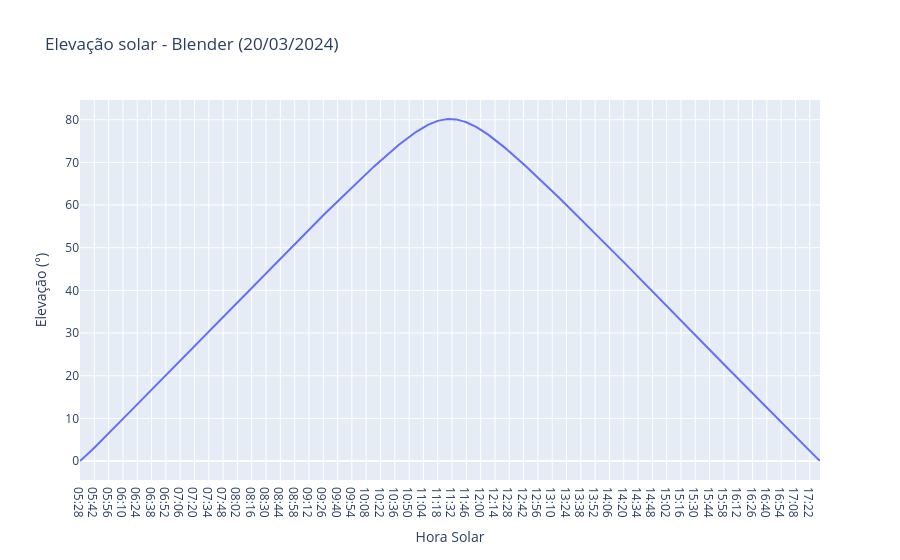
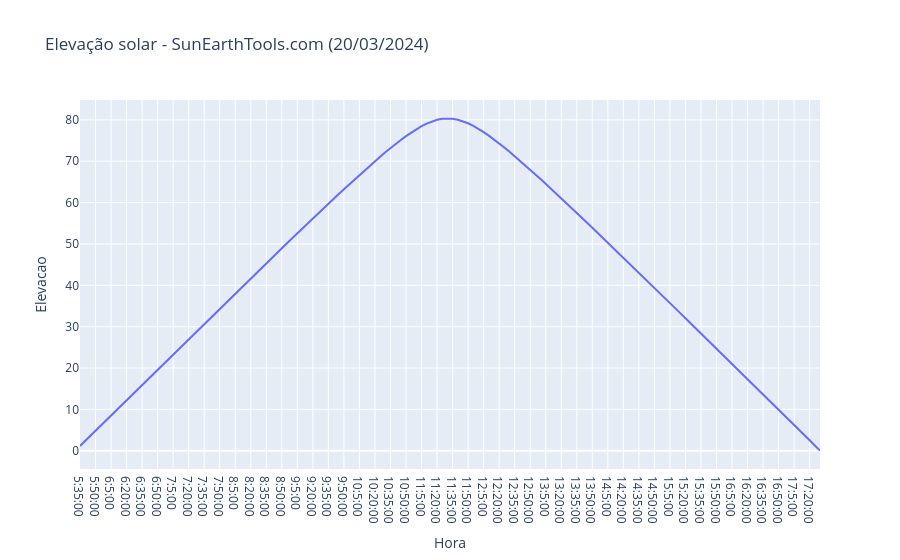
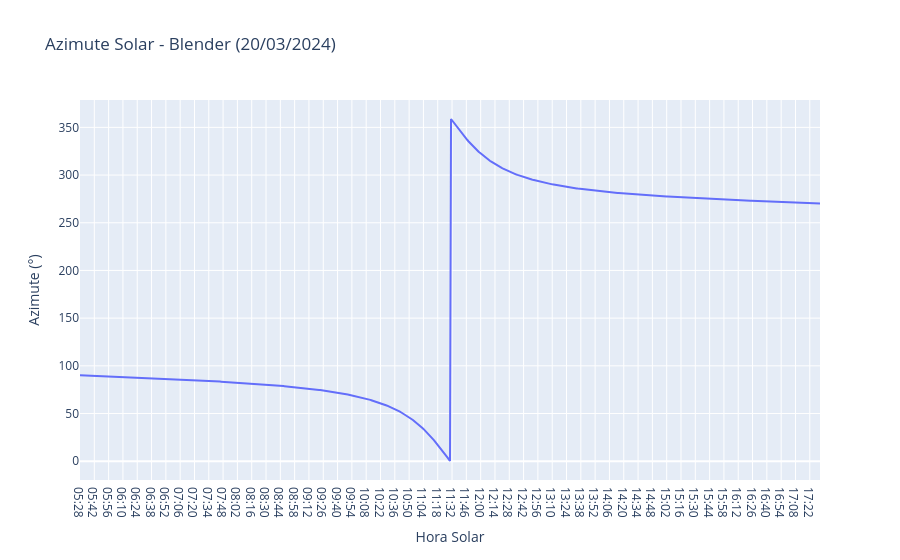
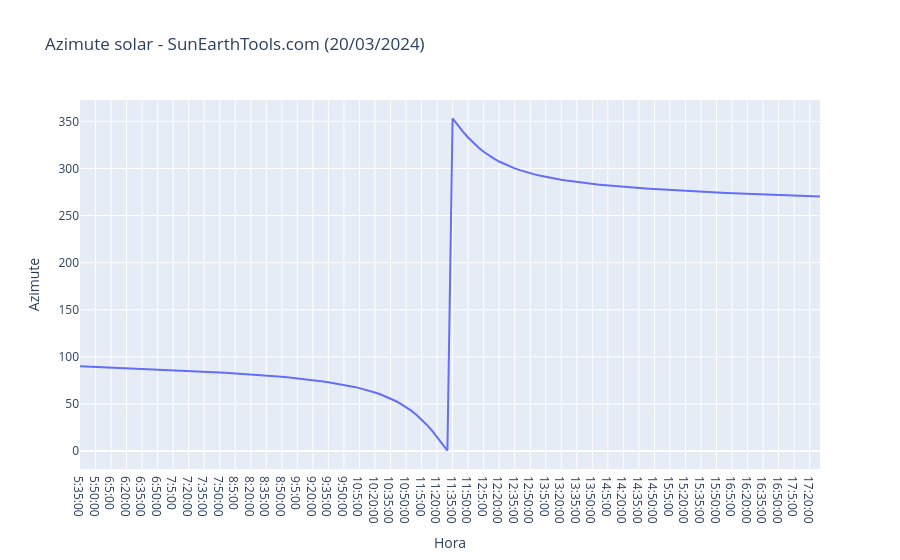

The code cell stored with these charts, in order, in its notebook:
### Code cell
#Plots de Elevação e Azimute (individuais)

#Elevação solar no blender
fig = px.line(df2, x ='Hora Solar', y = "Elevação (°)", title="Elevação solar - Blender (20/03/2024)")
fig.show()

#Verificando o comportamento da elevação solar no SunEarthTools.com
fig = px.line(df1, x ='Hora', y = "Elevacao", title="Elevação solar - SunEarthTools.com (20/03/2024)")
fig.show()

#Verificando o comportamento da elevação solar no Blender

fig = px.line(df2, x ='Hora Solar', y = "Azimute (°)", title="Azimute Solar - Blender (20/03/2024)")
fig.show()

#Verificando o comportamento da azimute solar no SunEarthTools.com

fig = px.line(df1, x ='Hora', y = "Azimute", title="Azimute solar - SunEarthTools.com (20/03/2024)")
fig.show()

### Figure 1 — Plotly figure (JSON) as saved in the notebook; plotly's stock layout.template omitted (floating-point values rounded to 4 significant figures; data arrays with more than 128 entries replaced by an {"elided": "..."} marker saying what was removed)
{"data": [{"hovertemplate": "Hora Solar=%{x}<br>Elevação (°)=%{y}<extra></extra>", "legendgroup": "", "line": {"color": "#636efa", "dash": "solid"}, "marker": {"symbol": "circle"}, "mode": "lines", "name": "", "orientation": "v", "showlegend": false, "type": "scatter", "x": {"elided": "725 str values"}, "xaxis": "x", "y": {"elided": "725 float values"}, "yaxis": "y"}], "layout": {"legend": {"tracegroupgap": 0}, "title": {"text": "Elevação solar - Blender (20/03/2024)"}, "xaxis": {"anchor": "y", "domain": [0, 1], "title": {"text": "Hora Solar"}}, "yaxis": {"anchor": "x", "domain": [0, 1], "title": {"text": "Elevação (°)"}}}}

### Figure 2 — Plotly figure (JSON) as saved in the notebook; plotly's stock layout.template omitted (floating-point values rounded to 4 significant figures; data arrays with more than 128 entries replaced by an {"elided": "..."} marker saying what was removed)
{"data": [{"hovertemplate": "Hora=%{x}<br>Elevacao=%{y}<extra></extra>", "legendgroup": "", "line": {"color": "#636efa", "dash": "solid"}, "marker": {"symbol": "circle"}, "mode": "lines", "name": "", "orientation": "v", "showlegend": false, "type": "scatter", "x": {"elided": "144 str values"}, "xaxis": "x", "y": {"elided": "144 float values"}, "yaxis": "y"}], "layout": {"legend": {"tracegroupgap": 0}, "title": {"text": "Elevação solar - SunEarthTools.com (20/03/2024)"}, "xaxis": {"anchor": "y", "domain": [0, 1], "title": {"text": "Hora"}}, "yaxis": {"anchor": "x", "domain": [0, 1], "title": {"text": "Elevacao"}}}}

### Figure 3 — Plotly figure (JSON) as saved in the notebook; plotly's stock layout.template omitted (floating-point values rounded to 4 significant figures; data arrays with more than 128 entries replaced by an {"elided": "..."} marker saying what was removed)
{"data": [{"hovertemplate": "Hora Solar=%{x}<br>Azimute (°)=%{y}<extra></extra>", "legendgroup": "", "line": {"color": "#636efa", "dash": "solid"}, "marker": {"symbol": "circle"}, "mode": "lines", "name": "", "orientation": "v", "showlegend": false, "type": "scatter", "x": {"elided": "725 str values"}, "xaxis": "x", "y": {"elided": "725 float values"}, "yaxis": "y"}], "layout": {"legend": {"tracegroupgap": 0}, "title": {"text": "Azimute Solar - Blender (20/03/2024)"}, "xaxis": {"anchor": "y", "domain": [0, 1], "title": {"text": "Hora Solar"}}, "yaxis": {"anchor": "x", "domain": [0, 1], "title": {"text": "Azimute (°)"}}}}

### Figure 4 — Plotly figure (JSON) as saved in the notebook; plotly's stock layout.template omitted (floating-point values rounded to 4 significant figures; data arrays with more than 128 entries replaced by an {"elided": "..."} marker saying what was removed)
{"data": [{"hovertemplate": "Hora=%{x}<br>Azimute=%{y}<extra></extra>", "legendgroup": "", "line": {"color": "#636efa", "dash": "solid"}, "marker": {"symbol": "circle"}, "mode": "lines", "name": "", "orientation": "v", "showlegend": false, "type": "scatter", "x": {"elided": "144 str values"}, "xaxis": "x", "y": {"elided": "144 float values"}, "yaxis": "y"}], "layout": {"legend": {"tracegroupgap": 0}, "title": {"text": "Azimute solar - SunEarthTools.com (20/03/2024)"}, "xaxis": {"anchor": "y", "domain": [0, 1], "title": {"text": "Hora"}}, "yaxis": {"anchor": "x", "domain": [0, 1], "title": {"text": "Azimute"}}}}
